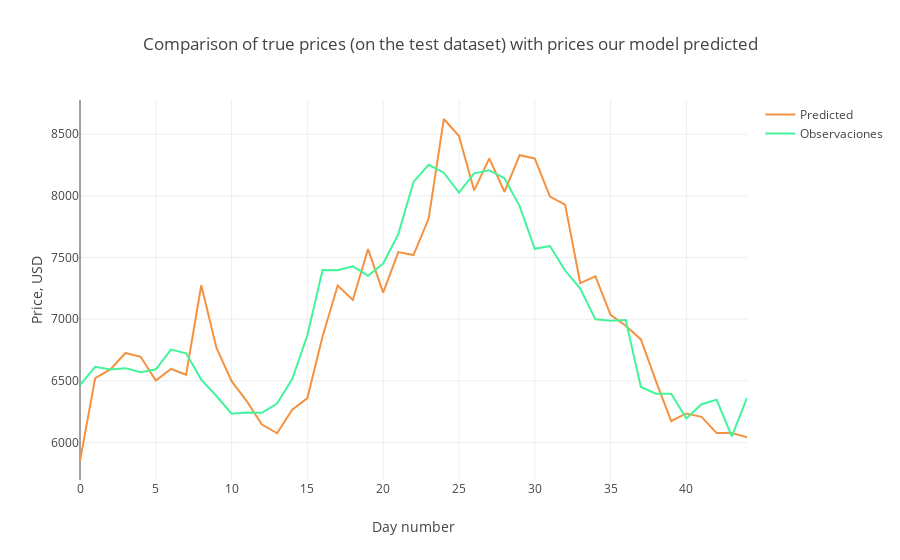

The notebook cell this image was saved under:
### Code cell
# Visualización de 
trace1 = go.Scatter(
    x = np.arange(0, len(predicted_test), 1),
    y = predicted_test,
    mode = 'lines',
    name = 'Predicted',
    line = dict(color=('rgb(244, 146, 65)'), width=2)
)
trace2 = go.Scatter(
    x = np.arange(0, len(observated_test), 1),
    y = observated_test,
    mode = 'lines',
    name = 'Observaciones',
    line = dict(color=('rgb(66, 244, 155)'), width=2)
)

data = [trace1, trace2]
layout = dict(title = 'Comparison of true prices (on the test dataset) with prices our model predicted',
             xaxis = dict(title = 'Day number'), yaxis = dict(title = 'Price, USD'))
fig = dict(data=data, layout=layout)
py.iplot(fig, filename='results_demonstrating0')

### Figure 1 — Plotly figure (JSON) as saved in the notebook; plotly's stock layout.template omitted (floating-point values rounded to 4 significant figures)
{"data": [{"line": {"color": "rgb(244, 146, 65)", "width": 2}, "mode": "lines", "name": "Predicted", "type": "scatter", "x": [0, 1, 2, 3, 4, 5, 6, 7, 8, 9, 10, 11, 12, 13, 14, 15, 16, 17, 18, 19, 20, 21, 22, 23, 24, 25, 26, 27, 28, 29, 30, 31, 32, 33, 34, 35, 36, 37, 38, 39, 40, 41, 42, 43, 44], "y": [5851.0, 6523.0, 6593.0, 6726.0, 6695.0, 6503.0, 6597.0, 6550.0, 7276.0, 6770.0, 6498.0, 6336.0, 6146.0, 6076.0, 6267.0, 6361.0, 6860.0, 7273.0, 7156.0, 7568.0, 7215.0, 7544.0, 7520.0, 7816.0, 8623.0, 8485.0, 8044.0, 8304.0, 8033.0, 8329.0, 8303.0, 7994.0, 7929.0, 7293.0, 7348.0, 7036.0, 6948.0, 6836.0, 6497.0, 6175.0, 6236.0, 6209.0, 6077.0, 6077.0, 6043.0]}, {"line": {"color": "rgb(66, 244, 155)", "width": 2}, "mode": "lines", "name": "Observaciones", "type": "scatter", "x": [0, 1, 2, 3, 4, 5, 6, 7, 8, 9, 10, 11, 12, 13, 14, 15, 16, 17, 18, 19, 20, 21, 22, 23, 24, 25, 26, 27, 28, 29, 30, 31, 32, 33, 34, 35, 36, 37, 38, 39, 40, 41, 42, 43, 44], "y": [6466.0, 6614.0, 6593.0, 6603.0, 6569.0, 6594.0, 6754.0, 6724.0, 6511.0, 6377.0, 6234.0, 6244.0, 6241, 6317.0, 6514.0, 6870.0, 7399.0, 7396.0, 7428.0, 7352.0, 7451.0, 7690.0, 8113.0, 8251.0, 8187.0, 8025.0, 8182.0, 8206.0, 8143.0, 7917.0, 7571.0, 7593.0, 7394.0, 7248.0, 6999.0, 6988.0, 6994.0, 6450.0, 6397.0, 6396.0, 6196.0, 6311.0, 6347.0, 6051.0, 6363.0]}], "layout": {"title": "Comparison of true prices (on the test dataset) with prices our model predicted", "xaxis": {"title": "Day number"}, "yaxis": {"title": "Price, USD"}}}
